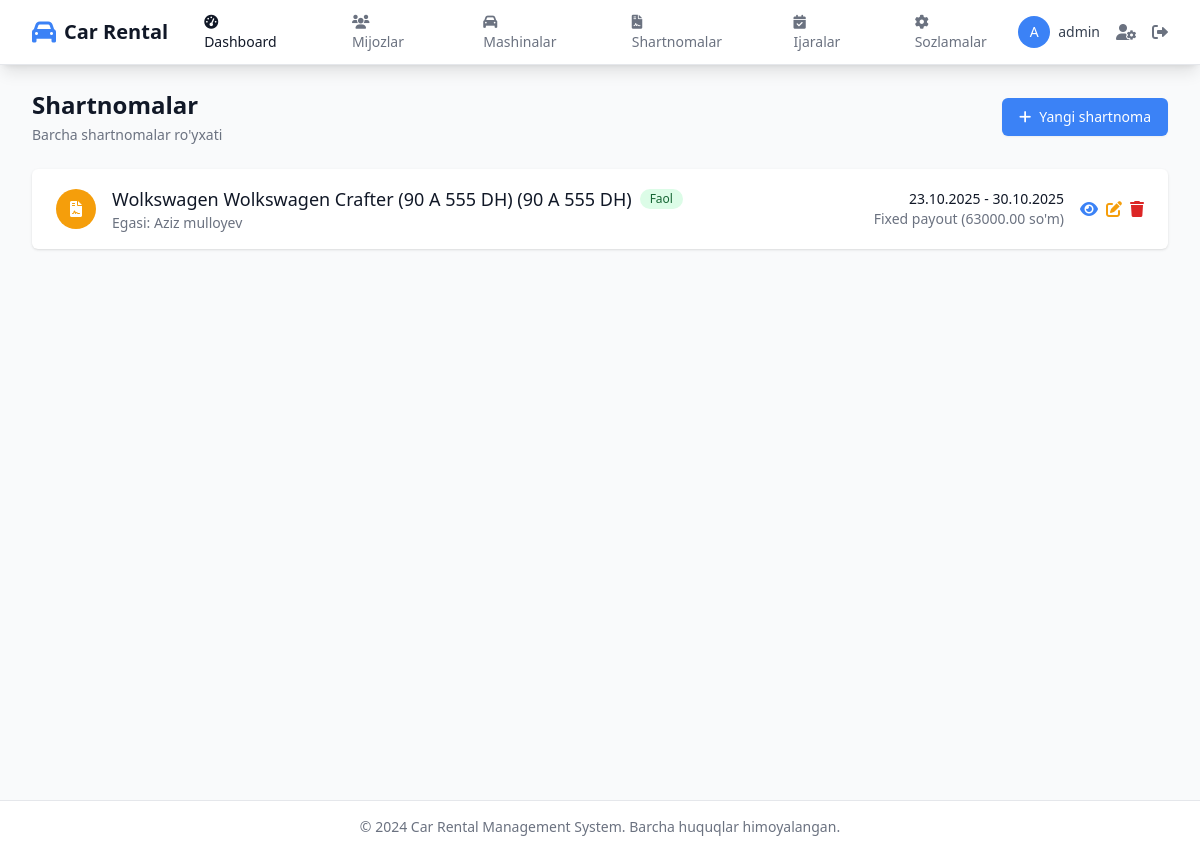
The app's page /contracts/ (signed in) with its own data.
### accounts/models.py (models this page shows, shortened)
class CustomUser(AbstractUser):
    class Roles(models.TextChoices):
        OWNER = "owner", "Mashina egasi"
        RENTER = "renter", "Ijara oluvchi"
    role = models.CharField(max_length=10, choices=Roles.choices)
    phone = models.CharField(max_length=30, blank=True)
    is_verified = models.BooleanField(default=False)

### contracts/models.py (models this page shows, shortened)
class Contract(models.Model):
    PRICING_TYPE = [
        ("share", "Revenue share (foizga)"),
        ("fixed", "Fixed payout"),
    ]
    owner = models.ForeignKey(CustomUser, on_delete=models.CASCADE, related_name="contracts")
    vehicle = models.ForeignKey(Vehicle, on_delete=models.CASCADE, related_name="contracts")
    start_date = models.DateField()
    end_date = models.DateField(null=True, blank=True)
    pricing_type = models.CharField(max_length=10, choices=PRICING_TYPE, default="share")
    owner_share_percent = models.DecimalField(max_digits=5, decimal_places=2, null=True, blank=True)
    company_share_percent = models.DecimalField(max_digits=5, decimal_places=2, null=True, blank=True)
    fixed_payout_amount = models.DecimalField(max_digits=12, decimal_places=2, null=True, blank=True)
    min_rental_days = models.PositiveIntegerField(null=True, blank=True)
    enforce_min_rental_days = models.BooleanField(default=True)
    is_active = models.BooleanField(default=True)
    notes = models.TextField(blank=True)
    created_at = models.DateTimeField(auto_now_add=True)
    updated_at = models.DateTimeField(auto_now=True)
    class Meta:
        unique_together = ("owner", "vehicle", "start_date")
        ordering = ['-created_at']

### vehicles/models.py (models this page shows, shortened)
class Vehicle(models.Model):
    STATUS_CHOICES = [
        ("inactive", "Faol emas"),
        ("available", "Mavjud"),
        ("rented", "Ijaraga berilgan"),
        ("maintenance", "Ta'mirda"),
    ]
    owner = models.ForeignKey(CustomUser, on_delete=models.CASCADE, related_name="vehicles")
    make = models.ForeignKey(CarMake, on_delete=models.SET_NULL, null=True, blank=True)
    model = models.ForeignKey(CarModel, on_delete=models.SET_NULL, null=True, blank=True)
    name = models.CharField(max_length=200, blank=True)
    plate_number = models.CharField(max_length=20, unique=True, validators=[plate_validator])
    year = models.PositiveSmallIntegerField(null=True, blank=True)
    daily_price = models.DecimalField(max_digits=10, decimal_places=2, default=Decimal("0.00"))
    hourly_price = models.DecimalField(max_digits=10, decimal_places=2, null=True, blank=True)
    status = models.CharField(max_length=20, choices=STATUS_CHOICES, default="inactive")
    created_at = models.DateTimeField(auto_now_add=True)
    updated_at = models.DateTimeField(auto_now=True)
    class Meta:
        ordering = ['-created_at']
    def __str__(self):
        display_name = self.name or f"{self.make} {self.model}" if self.make and self.model else "Unknown Vehicle"
        return f"{display_name} ({self.plate_number})"

class CarMake(models.Model):
    name = models.CharField(max_length=100, unique=True)
    def __str__(self):
        return self.name

class CarModel(models.Model):
    make = models.ForeignKey(CarMake, on_delete=models.CASCADE, related_name="models")
    name = models.CharField(max_length=100)
    class Meta:
        unique_together = ("make", "name")
    def __str__(self):
        return f"{self.make.name} {self.name}"

### contracts/views.py (the view)
# urls.py: path('', views.ContractListView.as_view(), name='contract_list'),
class ContractListView(ListView):
    model = Contract
    template_name = 'contracts/contract_list.html'
    context_object_name = 'contracts'
    paginate_by = 20
    def get_queryset(self):
        queryset = Contract.objects.select_related('owner', 'vehicle', 'vehicle__make', 'vehicle__model')
        user = self.request.user
        if user.role == 'owner':
            queryset = queryset.filter(owner=user)
        elif user.role == 'admin' or user.is_superuser:
            pass  # Show all contracts
        else:
            pass
        return queryset.order_by('-created_at')

### templates/contracts/contract_list.html (shortened to what this page needs)
{% extends 'base.html' %}
{% block content %}
<div class="space-y-6">
    <div class="flex justify-between items-center">
        <div>
            <h1 class="text-2xl font-bold text-gray-900">Shartnomalar</h1>
            <p class="mt-1 text-sm text-gray-500">Barcha shartnomalar ro'yxati</p>
        </div>
        <a href="{% url 'contract_create' %}" class="inline-flex items-center px-4 py-2 border border-transparent rounded-md shadow-sm text-sm font-medium text-white bg-primary hover:bg-secondary focus:outline-none focus:ring-2 focus:ring-offset-2 focus:ring-primary">
            <i class="fas fa-plus mr-2"></i>
            Yangi shartnoma
        </a>
    </div>
    <div class="bg-white shadow overflow-hidden sm:rounded-md">
        <ul class="divide-y divide-gray-200">
            {% for contract in contracts %}
            <li>
                <div class="px-4 py-4 sm:px-6 hover:bg-gray-50">
                    <div class="flex items-center justify-between">
                        <div class="flex items-center">
                            <div class="flex-shrink-0">
                                <div class="h-10 w-10 rounded-full bg-warning flex items-center justify-center">
                                    <i class="fas fa-file-contract text-white"></i>
                                </div>
                            </div>
                            <div class="ml-4">
                                <div class="flex items-center">
                                    <h3 class="text-lg font-medium text-gray-900">
                                        {{ contract.vehicle.name|default:contract.vehicle }} ({{ contract.vehicle.plate_number }})
                                    </h3>
                                    <span class="ml-2 inline-flex items-center px-2.5 py-0.5 rounded-full text-xs font-medium
                                        {% if contract.is_active %}bg-green-100 text-green-800{% else %}bg-gray-100 text-gray-800{% endif %}">
                                        {% if contract.is_active %}Faol{% else %}Nofaol{% endif %}
                                    </span>
                                </div>
                                <p class="text-sm text-gray-500">
                                    Egasi: {{ contract.owner.get_full_name|default:contract.owner.username }}
                                </p>
                            </div>
                        </div>
                        <div class="flex items-center space-x-4">
                            <div class="text-right">
                                <p class="text-sm font-medium text-gray-900">
                                    {{ contract.start_date|date:"d.m.Y" }} - {{ contract.end_date|date:"d.m.Y"|default:"Hozirgacha" }}
                                </p>
                                <p class="text-sm text-gray-500">
                                    {{ contract.get_pricing_type_display }}
                                    {% if contract.pricing_type == 'share' %}
                                    ({{ contract.owner_share_percent }}% / {{ contract.company_share_percent }}%)
                                    {% else %}
                                    ({{ contract.fixed_payout_amount }} so'm)
                                    {% endif %}
                                </p>
                            </div>
                            <div class="flex items-center space-x-2">
                                <a href="{% url 'contract_detail' contract.pk %}" class="text-primary hover:text-secondary">
                                    <i class="fas fa-eye"></i>
                                </a>
                                <a href="{% url 'contract_update' contract.pk %}" class="text-warning hover:text-yellow-600">
                                    <i class="fas fa-edit"></i>
                                </a>
                                <a href="{% url 'contract_delete' contract.pk %}" class="text-red-600 hover:text-red-800">
                                    <i class="fas fa-trash"></i>
                                </a>
                            </div>
                        </div>
                    </div>
                </div>
            </li>
            {% endfor %}
        </ul>
    </div>
</div>
{% endblock %}

### templates/base.html (shortened to what this page needs)
<!DOCTYPE html>
<html lang="uz" class="h-full">
<head>
    <script src="https://cdn.tailwindcss.com"></script>
    <link href="https://cdnjs.cloudflare.com/ajax/libs/font-awesome/6.0.0/css/all.min.css" rel="stylesheet">
</head>
<body class="h-full bg-gray-50">
    <div class="min-h-full">
        <nav class="bg-white shadow-lg border-b border-gray-200">
            <div class="max-w-7xl mx-auto px-4 sm:px-6 lg:px-8">
                <div class="flex justify-between h-16">
                    <div class="flex items-center">
                        <div class="flex-shrink-0">
                            <a href="{% url 'dashboard' %}" class="flex items-center">
                                <i class="fas fa-car text-primary text-2xl mr-2"></i>
                                <span class="text-xl font-bold text-gray-900">Car Rental</span>
                            </a>
                        </div>
                        {% if user.is_authenticated %}
                        <div class="hidden md:ml-6 md:flex md:space-x-8">
                            <a href="{% url 'dashboard' %}" class="text-gray-900 hover:text-primary px-3 py-2 rounded-md text-sm font-medium">
                                <i class="fas fa-tachometer-alt mr-1"></i> Dashboard
                            </a>
                            <a href="{% url 'users_list' %}" class="text-gray-500 hover:text-primary px-3 py-2 rounded-md text-sm font-medium">
                                <i class="fas fa-users mr-1"></i> Mijozlar
                            </a>
                            <a href="{% url 'vehicle_list' %}" class="text-gray-500 hover:text-primary px-3 py-2 rounded-md text-sm font-medium">
                                <i class="fas fa-car mr-1"></i> Mashinalar
                            </a>
                            <a href="{% url 'contract_list' %}" class="text-gray-500 hover:text-primary px-3 py-2 rounded-md text-sm font-medium">
                                <i class="fas fa-file-contract mr-1"></i> Shartnomalar
                            </a>
                            <a href="{% url 'booking_list' %}" class="text-gray-500 hover:text-primary px-3 py-2 rounded-md text-sm font-medium">
                                <i class="fas fa-calendar-check mr-1"></i> Ijaralar
                            </a>
                            <a href="{% url 'constants_list' %}" class="text-gray-500 hover:text-primary px-3 py-2 rounded-md text-sm font-medium">
                                <i class="fas fa-cog mr-1"></i> Sozlamalar
                            </a>
                        </div>
                        {% endif %}
                    </div>
                    {% if user.is_authenticated %}
                    <div class="flex items-center space-x-4">
                        <div class="relative">
                            <button class="flex items-center text-sm rounded-full focus:outline-none focus:ring-2 focus:ring-offset-2 focus:ring-primary">
                                <div class="h-8 w-8 rounded-full bg-primary flex items-center justify-center">
                                    <span class="text-white text-sm font-medium">{{ user.username|first|upper }}</span>
                                </div>
                                <span class="ml-2 text-gray-700">{{ user.get_full_name|default:user.username }}</span>
                            </button>
                        </div>
                        <a href="{% url 'profile' %}" class="text-gray-500 hover:text-primary">
                            <i class="fas fa-user-cog"></i>
                        </a>
                        <a href="{% url 'logout' %}" class="text-gray-500 hover:text-primary">
                            <i class="fas fa-sign-out-alt"></i>
                        </a>
                    </div>
                    {% else %}
                    <div class="flex items-center space-x-4">
                        <a href="{% url 'login' %}" class="bg-primary text-white px-4 py-2 rounded-md text-sm font-medium hover:bg-secondary">
                            <i class="fas fa-sign-in-alt mr-1"></i> Admin Kirish
                        </a>
                    </div>
                    {% endif %}
                </div>
            </div>
        </nav>
        <main class="max-w-7xl mx-auto py-6 sm:px-6 lg:px-8">
            {% block content %}{% endblock %}
        </main>
    </div>
    <footer class="bg-white border-t border-gray-200 mt-auto">
        <div class="max-w-7xl mx-auto py-4 px-4 sm:px-6 lg:px-8">
            <div class="text-center text-gray-500 text-sm">
                <p>&copy; 2024 Car Rental Management System. Barcha huquqlar himoyalangan.</p>
            </div>
        </div>
    </footer>
</body>
</html>

### records on screen
CustomUser: username|first "A", get_full_name "admin"
Contract: vehicle.name "Wolkswagen Wolkswagen Crafter (90 A 555 DH)", vehicle.plate_number "90 A 555 DH", is_active "Faol", owner.get_full_name "Aziz mulloyev", start_date "23.10.2025", end_date "30.10.2025", pricing_type "Fixed payout", fixed_payout_amount "63000.00"
